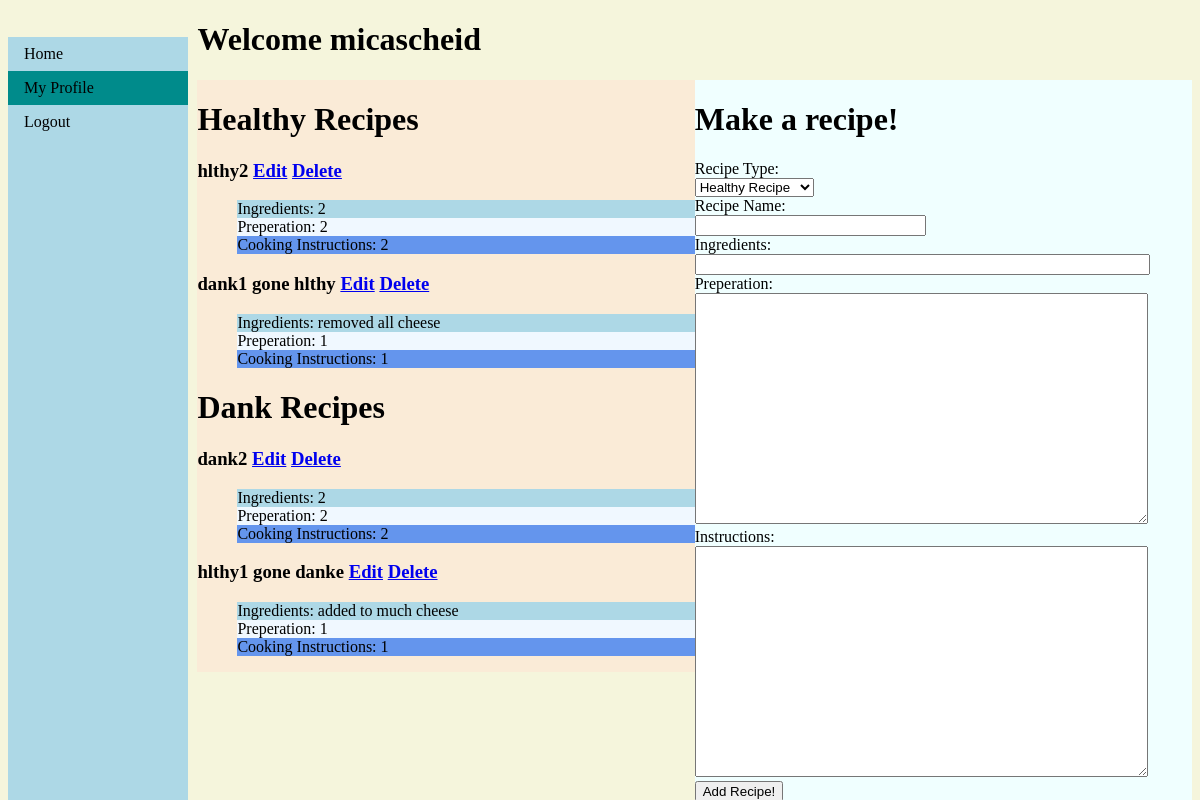
/profile (signed in), run on an earlier commit of the app's database.
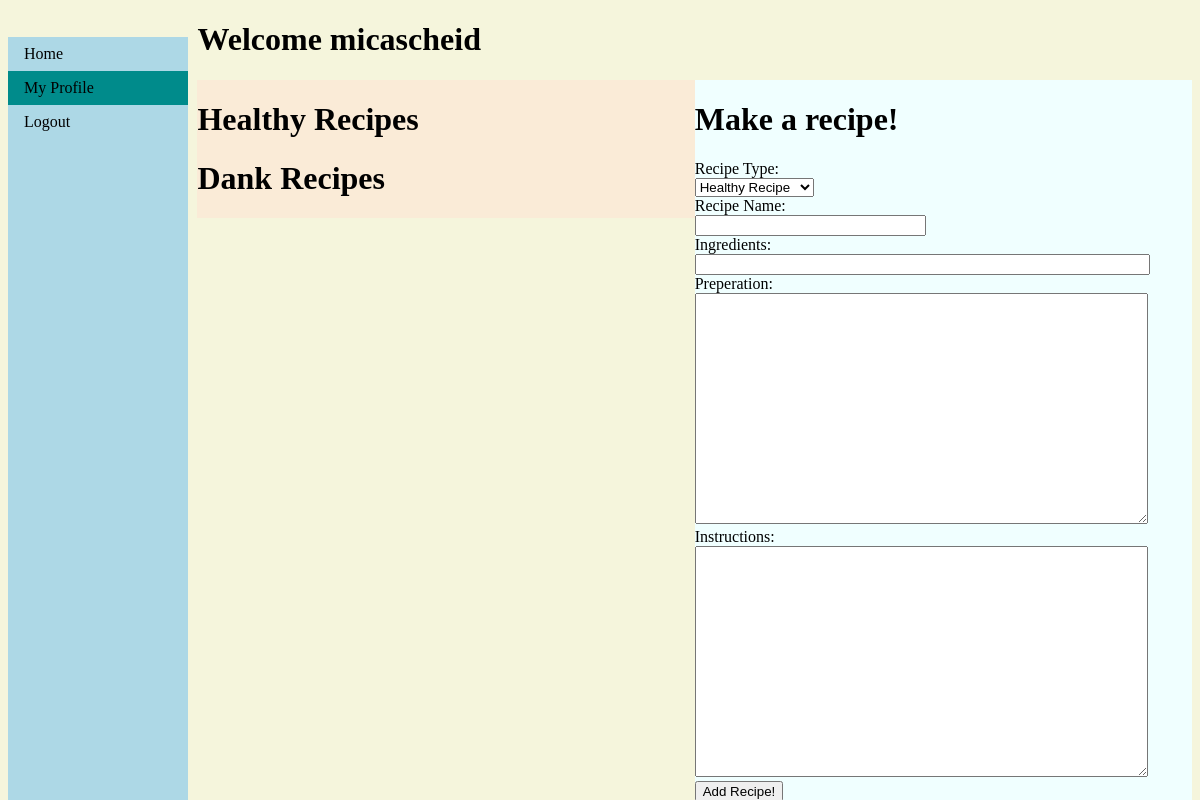
And on a later commit of the database.
### app.py (models this page shows)
class User(UserMixin, db.Model):
    id       = db.Column(db.Integer, primary_key=True)
    username = db.Column(db.String(20), unique=True, nullable=False)
    password = db.Column(db.String(40), nullable=False)
    name     = db.Column(db.String(40), nullable=False)
    hlthyrec = db.relationship('HlthyRec', backref='user')
    dankrec  = db.relationship('DankRec', backref='user')

class HlthyRec(db.Model):
    id =            db.Column(db.Integer, primary_key=True)
    name        =   db.Column(db.String(100))
    ingredients =   db.Column(db.String(1000))
    preperation =   db.Column(db.String(10000))
    cooking     =   db.Column(db.String(10000))
    userId      =   db.Column(db.Integer, db.ForeignKey('user.id'))

class DankRec(db.Model):
    id          = db.Column(db.Integer, primary_key=True)
    name        = db.Column(db.String(100))
    ingredients = db.Column(db.String(1000))
    preperation = db.Column(db.String(10000))
    cooking     = db.Column(db.String(1000))
    userId      = db.Column(db.Integer, db.ForeignKey('user.id'))

### app.py (the view)
@app.route('/profile', methods=['POST', 'GET'])
@login_required
def usersdata():
    id = current_user.id
    hlthyRecs = HlthyRec.query.filter_by(userId=id)
    dankRecs = DankRec.query.filter_by(userId=id)
    username = current_user.username
    if request.method=='POST':
        if request.form['recType']=='Healthy Recipe':
            recTypeCreate(HlthyRec)
        if request.form['recType']=='That Dank Dank':
            recTypeCreate(DankRec)
    return render_template('profile.html', hlthyRecs=hlthyRecs, dankRecs=dankRecs,
                           username=username)

### app.py (called while the page is built)
@login_manager.user_loader
def load_user(uid):
    user = User.query.get(uid)
    return user

### templates/profile.html (shortened to what this page needs)
<!DOCTYPE html>
<html lang="en">
<head>
</head>
<body>
    {% extends "base.html" %}
    {% block content %}
    <div class="main">
        <h1>Welcome {{username}}</h1>
        <div id="left">
            <h1>Healthy Recipes</h1>
            {% if hlthyRecs %}
                {% for item in hlthyRecs %}
                    <h3>{{item.name}} <a href="/edithlthy/{{item.id}}">Edit</a> <a href="/hlthydelete/{{item.id}}">Delete</a> </h3>
                    <ul>
                        <li class="ingredients">Ingredients: {{item.ingredients}}</li>
                        <li class="preperation">Preperation: {{item.preperation}}</li>
                        <li class="cooking">Cooking Instructions: {{item.cooking}}</li>
                    </ul>
                {% endfor %}
            {% endif %}
            <h1>Dank Recipes</h1>
            {% if dankRecs %}
                {% for item in dankRecs %}
                    <h3>{{item.name}} <a href="/editdank/{{item.id}}">Edit</a> <a href="/dankdelete/{{item.id}}">Delete</a> </h3>
                    <ul>
                        <li class="ingredients">Ingredients: {{item.ingredients}}</li>
                        <li class="preperation">Preperation: {{item.preperation}}</li>
                        <li class="cooking">Cooking Instructions: {{item.cooking}}</li>
                    </ul>
                {% endfor %}
            {% endif %}
        </div>
        <div id="right">
            <h1>Make a recipe!</h1>
            <form action="/profile" method="POST">
                <lable for="recType">Recipe Type:</lable><br>
                <select id="recType" name="recType">
                    <option name="hlthyRec">Healthy Recipe</option>
                </select><br>
                <label for="recname">Recipe Name:</label><br>
                <input style="width: 45%;" type="text" id="recname" name="recname"><br>
                <label for="ingredients">Ingredients:</label><br>
                <input class="recentry" type="text" id="ingredients" name="ingredients"><br>
                <label for="preperation">Preperation:</label><br>
                <textarea class="recentry" name="preperation" id="preperation" rows="15"></textarea><br>
                <label for="instructions">Instructions:</label><br>
                <textarea class="recentry" name="cooking" id="instructions" rows="15" cols="75"></textarea><br>
                <input type="submit" value="Add Recipe!">
            </form>
        </div>
    </div>
    {% endblock %}

### templates/base.html (shortened to what this page needs)
<!DOCTYPE html>
<html lang="en">
<head>
    <link rel="stylesheet" href="{{ url_for('static', filename='styles/main.css') }}">
</head>
<body>
    <nav>
        <ul>
            <li><a href="/">Home</a></li>
            <li><a href="/profile">My Profile</a> </li>
            <li id="login"><a href="/login">Login/SignUp</a></li>
        </ul>
    </nav>
    {% block content %}{% endblock %}
</body>
</html>

### static/styles/main.css (style rules this page uses)
body { background-color: beige; }
nav ul { list-style: none; width: 15%; background-color: lightblue; padding: 0; height: 100%; position: fixed; }
ul { list-style: none; }
.active { background-color: darkcyan; }
nav ul li a { display: block; color: #000; text-decoration: none; padding:8px 16px; }
div.main { position: inherit; width: 84%; margin-left: 16%; }
#left { width: 50%; word-break: keep-all; float: left; background-color: antiquewhite; }
#right { float: left; width: 50%; background-color: azure; height: 100%; word-break: keep-all; }
.recentry { width: 90%; }

What changed in the data, as far as the page shows it:
removed HlthyRec: name "hlthy2", ingredients "2", preperation "2", cooking "2"
removed HlthyRec: name "dank1 gone hlthy", ingredients "removed all cheese", preperation "1", cooking "1"
removed DankRec: name "dank2", ingredients "2", preperation "2", cooking "2"
removed DankRec: name "hlthy1 gone danke", ingredients "added to much cheese", preperation "1", cooking "1"
